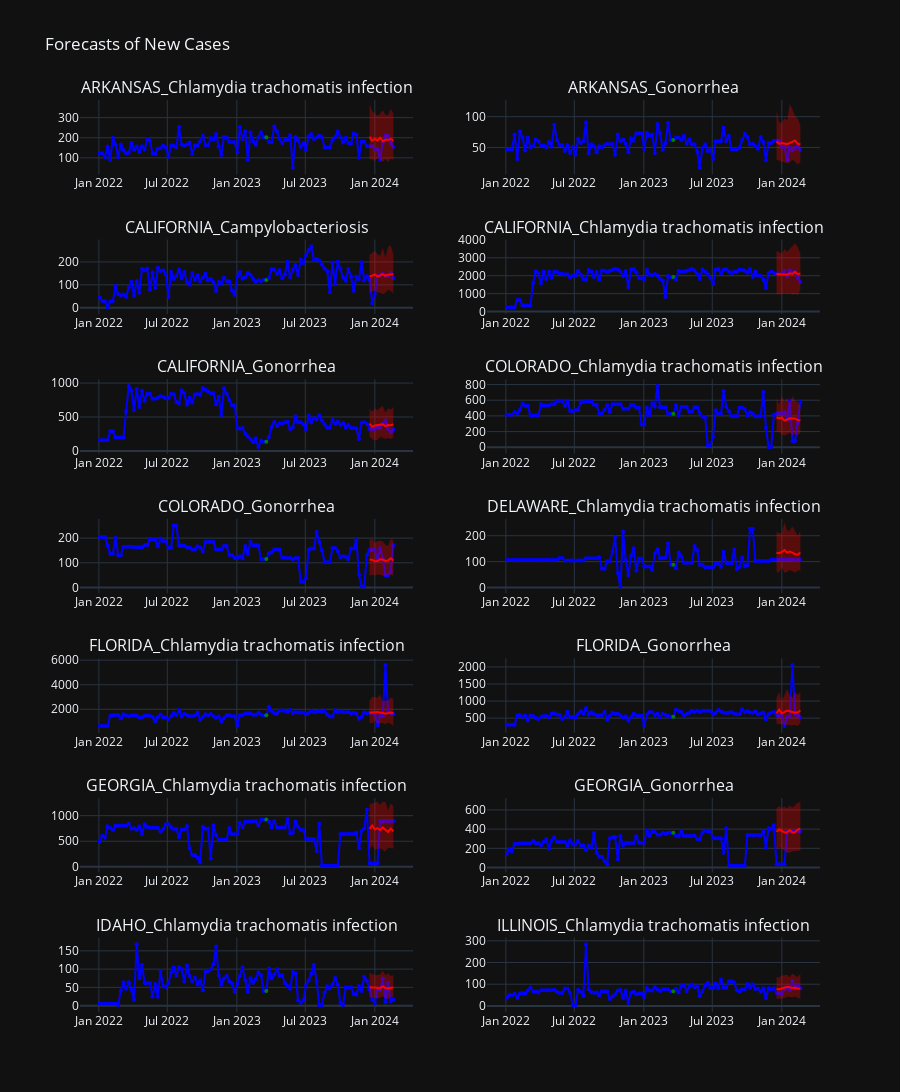

Notebook cell for this chart:
### Code cell
plot_forecasts_plotly_by_item_id(df, all_preds_df, item_ids, num_charts=None)
